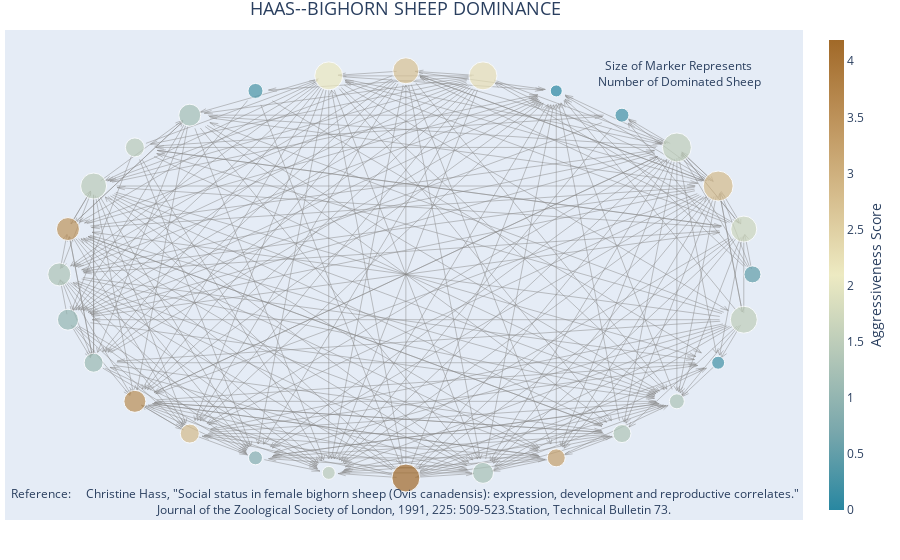

The notebook cell this image was saved under:
### Code cell
fig = go.Figure(data=[edge_trace,node_trace],
             layout=go.Layout(
                title='HAAS--BIGHORN SHEEP DOMINANCE',
                title_x=0.45,
                titlefont_size=18,
                showlegend=False,
                hovermode='closest',
                margin=dict(b=40,l=5,r=5,t=30),
                annotations=[ dict(
                    text='''Reference:
    Christine Hass, "Social status in female bighorn sheep (Ovis canadensis): expression, development and reproductive correlates."<br> 
    Journal of the Zoological Society of London, 1991, 225: 509-523.Station, Technical Bulletin 73.''',
                    showarrow=False,
                    xref="paper", yref="paper",
                    x=0.005, y=-0.00 ) ],
                xaxis=dict(showgrid=False, zeroline=False, showticklabels=False),
                yaxis=dict(showgrid=False, zeroline=False, showticklabels=False))
                )

fig.add_annotation(text="Size of Marker Represents <br>Number of Dominated Sheep",
                  xref="paper", yref="paper",
                  x=0.95, y=0.95, showarrow=False)
fig.show()

### Figure 1 — Plotly figure (JSON) as saved in the notebook; plotly's stock layout.template omitted (floating-point values rounded to 4 significant figures; data arrays with more than 128 entries replaced by an {"elided": "..."} marker saying what was removed)
{"data": [{"hoverinfo": "text", "line": {"color": "#888", "width": 0.5}, "mode": "lines", "textposition": "top center", "type": "scatter", "x": {"elided": "2250 float values"}, "y": {"elided": "2250 float values"}}, {"hoverinfo": "text", "marker": {"color": [0.4855, 1.682, 2.818, 1.52, 0.2231, 0, 2.262, 2.708, 2.132, 0.2877, 1.204, 1.447, 1.466, 3.466, 1.299, 1.022, 1.099, 3.584, 2.833, 0.8473, 1.466, 4.19, 1.232, 3.258, 1.329, 1.299, 0.2231, 1.516], "colorbar": {"thickness": 15, "title": {"side": "right", "text": "Aggressiveness Score"}, "xanchor": "left"}, "colorscale": [[0, "rgb(161, 105, 40)"], [0.1667, "rgb(189, 146, 90)"], [0.3333, "rgb(214, 189, 141)"], [0.5, "rgb(237, 234, 194)"], [0.6667, "rgb(181, 200, 184)"], [0.8333, "rgb(121, 167, 172)"], [1, "rgb(40, 135, 161)"]], "line": {"width": 1}, "reversescale": true, "showscale": true, "size": [17, 26, 30, 29, 14, 12, 28, 26, 28, 15, 22, 19, 26, 23, 23, 21, 19, 22, 19, 14, 13, 28, 21, 18, 18, 15, 13, 27]}, "mode": "markers", "text": ["Sheep ID: 1<br>Sheep Dominated: 5<br>Age: 8<br>Aggressiveness: 0.5", "Sheep ID: 2<br>Sheep Dominated: 14<br>Age: 8<br>Aggressiveness: 1.7", "Sheep ID: 3<br>Sheep Dominated: 18<br>Age: 4<br>Aggressiveness: 2.8", "Sheep ID: 4<br>Sheep Dominated: 17<br>Age: 7<br>Aggressiveness: 1.5", "Sheep ID: 5<br>Sheep Dominated: 2<br>Age: 8<br>Aggressiveness: 0.2", "Sheep ID: 6<br>Sheep Dominated: 0<br>Age: 3<br>Aggressiveness: 0.0", "Sheep ID: 7<br>Sheep Dominated: 16<br>Age: 5<br>Aggressiveness: 2.3", "Sheep ID: 8<br>Sheep Dominated: 14<br>Age: 4<br>Aggressiveness: 2.7", "Sheep ID: 9<br>Sheep Dominated: 16<br>Age: 7<br>Aggressiveness: 2.1", "Sheep ID: 10<br>Sheep Dominated: 3<br>Age: 9<br>Aggressiveness: 0.3", "Sheep ID: 11<br>Sheep Dominated: 10<br>Age: 6<br>Aggressiveness: 1.2", "Sheep ID: 12<br>Sheep Dominated: 7<br>Age: 4<br>Aggressiveness: 1.4", "Sheep ID: 13<br>Sheep Dominated: 14<br>Age: 9<br>Aggressiveness: 1.5", "Sheep ID: 14<br>Sheep Dominated: 11<br>Age: 1<br>Aggressiveness: 3.5", "Sheep ID: 15<br>Sheep Dominated: 11<br>Age: 9<br>Aggressiveness: 1.3", "Sheep ID: 16<br>Sheep Dominated: 9<br>Age: 9<br>Aggressiveness: 1.0", "Sheep ID: 17<br>Sheep Dominated: 7<br>Age: 4<br>Aggressiveness: 1.1", "Sheep ID: 18<br>Sheep Dominated: 10<br>Age: 1<br>Aggressiveness: 3.6", "Sheep ID: 19<br>Sheep Dominated: 7<br>Age: 1<br>Aggressiveness: 2.8", "Sheep ID: 20<br>Sheep Dominated: 2<br>Age: 3<br>Aggressiveness: 0.8", "Sheep ID: 21<br>Sheep Dominated: 1<br>Age: 3<br>Aggressiveness: 1.5", "Sheep ID: 22<br>Sheep Dominated: 16<br>Age: 1<br>Aggressiveness: 4.2", "Sheep ID: 23<br>Sheep Dominated: 9<br>Age: 7<br>Aggressiveness: 1.2", "Sheep ID: 24<br>Sheep Dominated: 6<br>Age: 1<br>Aggressiveness: 3.3", "Sheep ID: 25<br>Sheep Dominated: 6<br>Age: 9<br>Aggressiveness: 1.3", "Sheep ID: 26<br>Sheep Dominated: 3<br>Age: 3<br>Aggressiveness: 1.3", "Sheep ID: 27<br>Sheep Dominated: 1<br>Age: 4<br>Aggressiveness: 0.2", "Sheep ID: 28<br>Sheep Dominated: 15<br>Age: 9<br>Aggressiveness: 1.5"], "textposition": "top center", "type": "scatter", "x": [1, 0.9749, 0.901, 0.7818, 0.6235, 0.4339, 0.2225, -3.938e-08, -0.2225, -0.4339, -0.6235, -0.7818, -0.901, -0.9749, -1.0, -0.9749, -0.901, -0.7818, -0.6235, -0.4339, -0.2225, 1.625e-08, 0.2225, 0.4339, 0.6235, 0.7818, 0.901, 0.9749], "y": [2.59e-09, 0.2225, 0.4339, 0.6235, 0.7818, 0.901, 0.9749, 1.0, 0.9749, 0.901, 0.7818, 0.6235, 0.4339, 0.2225, -8.483e-08, -0.2225, -0.4339, -0.6235, -0.7818, -0.901, -0.9749, -1.0, -0.9749, -0.901, -0.7818, -0.6235, -0.4339, -0.2225]}], "layout": {"annotations": [{"showarrow": false, "text": "Reference:\n    Christine Hass, \"Social status in female bighorn sheep (Ovis canadensis): expression, development and reproductive correlates.\"<br> \n    Journal of the Zoological Society of London, 1991, 225: 509-523.Station, Technical Bulletin 73.", "x": 0.005, "xref": "paper", "y": 0, "yref": "paper"}, {"showarrow": false, "text": "Size of Marker Represents <br>Number of Dominated Sheep", "x": 0.95, "xref": "paper", "y": 0.95, "yref": "paper"}], "hovermode": "closest", "margin": {"b": 40, "l": 5, "r": 5, "t": 30}, "showlegend": false, "title": {"font": {"size": 18}, "text": "HAAS--BIGHORN SHEEP DOMINANCE", "x": 0.45}, "xaxis": {"showgrid": false, "showticklabels": false, "zeroline": false}, "yaxis": {"showgrid": false, "showticklabels": false, "zeroline": false}}}
